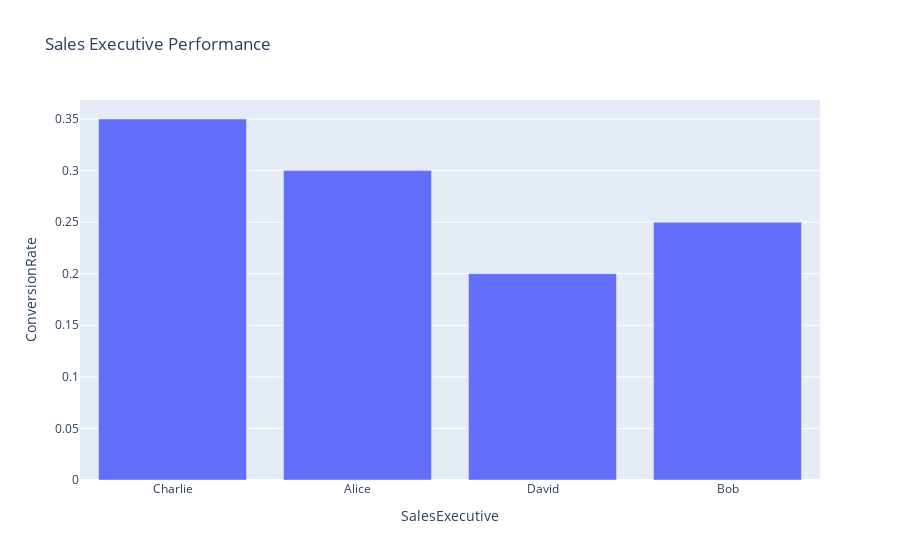

The notebook cell saved with this chart:
### Code cell
#plotly chart showing DF
fig = px.bar(df, x='SalesExecutive', y='ConversionRate', title='Sales Executive Performance')
fig.show()

### Figure 1 — Plotly figure (JSON) as saved in the notebook; plotly's stock layout.template omitted (floating-point values rounded to 4 significant figures)
{"data": [{"alignmentgroup": "True", "hovertemplate": "SalesExecutive=%{x}<br>ConversionRate=%{y}<extra></extra>", "legendgroup": "", "marker": {"color": "#636efa", "pattern": {"shape": ""}}, "name": "", "offsetgroup": "", "orientation": "v", "showlegend": false, "textposition": "auto", "type": "bar", "x": ["Charlie", "Alice", "David", "Bob"], "xaxis": "x", "y": [0.35, 0.3, 0.2, 0.25], "yaxis": "y"}], "layout": {"barmode": "relative", "legend": {"tracegroupgap": 0}, "title": {"text": "Sales Executive Performance"}, "xaxis": {"anchor": "y", "domain": [0, 1], "title": {"text": "SalesExecutive"}}, "yaxis": {"anchor": "x", "domain": [0, 1], "title": {"text": "ConversionRate"}}}}
